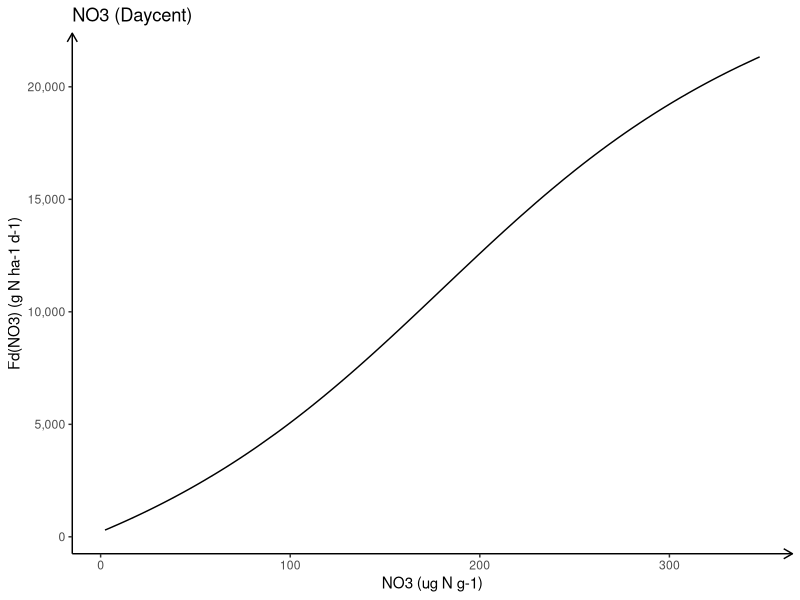
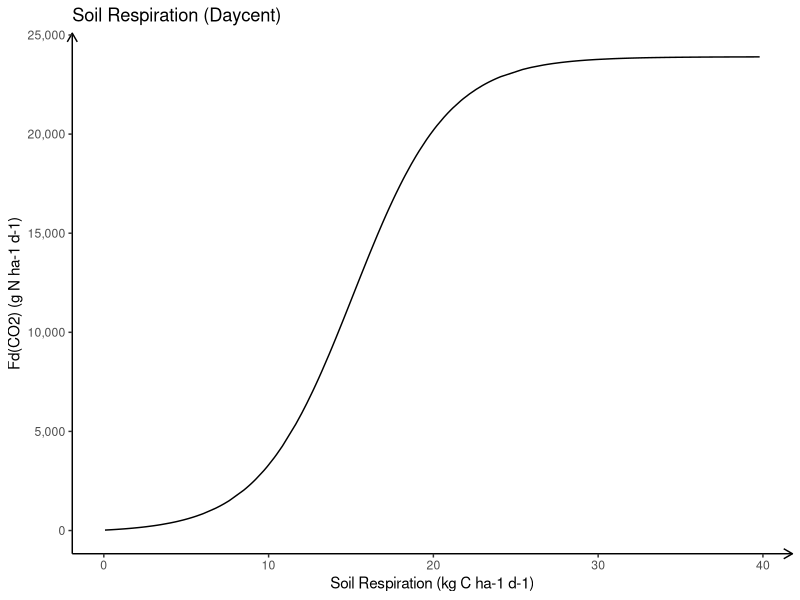
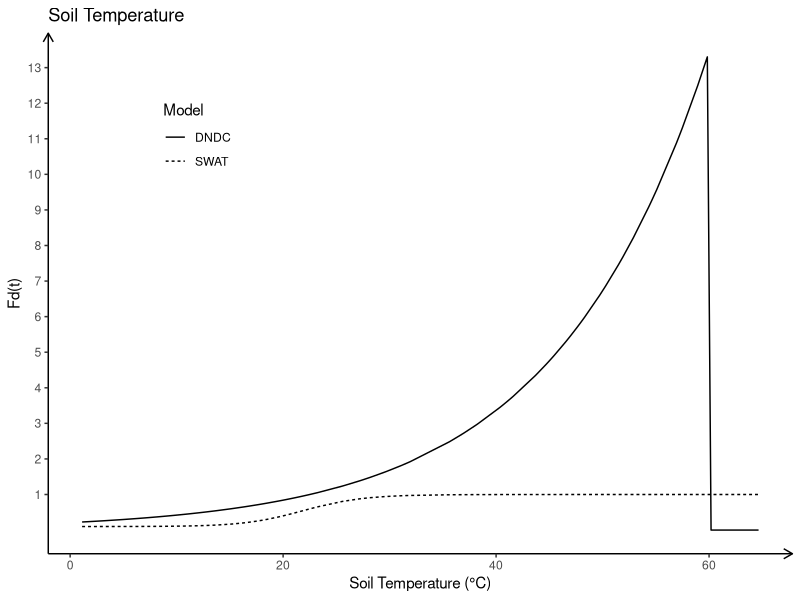

Write R code to recreate these figures, in order. (Note: this script raises an error after producing the figures.)
library(tidyverse)


#denitrification

# NO3
FdNO3_SWAT<- "SWAT outputs"

##daycent
FdNO3_daycent <- function(NO3){
  fdno3= 11000 + (40000* atan(pi*0.002*(NO3-180)))/pi
  return(fdno3)
}

NO3<- runif(200, 0, 350)
Daycent<-FdNO3_daycent(NO3)

a<-ggplot()+
  geom_line(aes(x=NO3, y=Daycent))+
  labs(x="NO3 (ug N g-1)", y="Fd(NO3) (g N ha-1 d-1)", title = "NO3 (Daycent)")+
  scale_y_continuous(labels = scales::comma)+
  theme(#axis.text.x = element_text(size = 11),
        #axis.text.y = element_text(size = 11),
        panel.grid = element_blank(),
        panel.background = element_blank(),
        axis.line.x = element_line(arrow = arrow(length = unit(0.1, "inches"))),
        axis.line.y = element_line(arrow = arrow(length = unit(0.1, "inches"))))

##DNDC
FdNO3_DNDC <- "No3 concentration in soil water (kg N/ha)"







#orgnic C
FdC_SWAT<- "a parameter in SWAT"


##daycent
FdC_daycent <- function(carbon){
  fdc= 24000/(1 + 200/(exp(0.35 * carbon))) - 100
  return(fdc)
}

carbon<-runif(200,0, 40)
Daycentc<-FdC_daycent(carbon)

b<-ggplot()+
  geom_line(aes(x=carbon, y=Daycentc))+
  labs(x="Soil Respiration (kg C ha-1 d-1)", y="Fd(CO2) (g N ha-1 d-1)", title = "Soil Respiration (Daycent)")+
  scale_y_continuous(labels = scales::comma)+
  theme(#axis.text.x = element_text(size = 11),
        #axis.text.y = element_text(size = 11),
        panel.grid = element_blank(),
        panel.background = element_blank(),
        axis.line.x = element_line(arrow = arrow(length = unit(0.1, "inches"))),
        axis.line.y = element_line(arrow = arrow(length = unit(0.1, "inches"))))

##DNDC
FdC_DNDC <- "dissolved organic carbon content (kg C/ha)"












# temperature
soilT<- runif(100, 0, 65)

##SWAT
FdT_SWAT <- function(SoilT){
  fdt = 0.9 * SoilT / (SoilT + exp(9.93- 0.312 * SoilT)) + 0.1
  return(fdt)
}

SWAT<-FdT_SWAT(soilT)


##daycent
FdT_daycent <- "Daycent does not consider the impact of temperature on denitrification"


##DNDC
FdT_DNDC <- function(soilT){
  if (soilT<= 60) {
    fdt = 2 ^ ((soilT - 22.5)/10)
  }
  else if (soilT > 60) {
    fdt = 0
  }
  return(fdt)
}

DNDC<-vector()
for(i in 1:length(soilT)){
  DNDC[i]=FdT_DNDC(soilT[i])
}


summa<-as.tibble(cbind(soilT, SWAT, DNDC))
summa_gather<-gather(summa, key = "model", value = "Fd(t)", -soilT)

c<-ggplot()+
  geom_line(aes(x=summa_gather$soilT, y=summa_gather$`Fd(t)`, linetype=as.factor(summa_gather$model)))+
  scale_y_continuous(breaks = 1:15)+
  labs(x="Soil Temperature (°C)", y="Fd(t)", linetype="Model", title = "Soil Temperature")+
  theme(#axis.text.x = element_text(size = 11),
        #axis.text.y = element_text(size = 11),
        panel.grid = element_blank(),
        panel.background = element_blank(),
        axis.line.x = element_line(arrow = arrow(length = unit(0.1, "inches"))),
        axis.line.y = element_line(arrow = arrow(length = unit(0.1, "inches"))),
        legend.background = element_blank(),
        legend.position = c(0.2,0.8),
        legend.key = element_blank())








#soil water
WFPS_SWAT <- SW/FC

##daycent
FdWFPS_daycent <- function(a,b,c,d,WFPS){
  fdwfps = a / (b ^ (c / b ^ (d * WFPS)))
  return(fdwfps)
}

sandya<-1.56
sandyb<-12.0
sandyc<-16.0
sandyd<-2.01

mediuma<-4.82
mediumb<-14.0
mediumc<-16.0
mediumd<-1.39

finea<-60
fineb<-18.0
finec<-22.0
fined<-1.06

WFPS<-runif(200, 0.3,0.9)

daycentsandy<-FdWFPS_daycent(sandya,sandyb,sandyc,sandyd, WFPS)
daycentmedium<-FdWFPS_daycent(mediuma, mediumb, mediumc, mediumd, WFPS)
daycentfine<-FdWFPS_daycent(finea, fineb, finec, fined, WFPS)

zusamm<-as.tibble(cbind(WFPS, daycentsandy, daycentmedium, daycentfine))
colnames(zusamm)<-c("WFPS", "sandy","medium","fine")
zusamm_gather<-gather(zusamm, key = "soil texture", value = "value", -WFPS)


d<-ggplot()+
  geom_line(aes(x=zusamm_gather$WFPS, y=zusamm_gather$value, col=as.factor(zusamm_gather$`soil texture`),
                linetype=as.factor(zusamm_gather$`soil texture`)),size=0.8)+
  labs(x="WFPS", y="Fd(WFPS)", col="Soil texture", title = "WFPS (Daycent)",linetype="Soil texture")+
  theme(#axis.text.x = element_text(size = 11),
        #axis.text.y = element_text(size = 11),
        panel.grid = element_blank(),
        panel.background = element_blank(),
        axis.line.x = element_line(arrow = arrow(length = unit(0.1, "inches"))),
        axis.line.y = element_line(arrow = arrow(length = unit(0.1, "inches"))),
        #legend.background = element_blank(),
        legend.position = c(0.2,0.75),
        legend.key = element_blank())


##DNDC
FdWFPS_DNDC <- "in DNDC soil moisture is considered as Eh"








#soil pH
#SWAT
FdpH_SWAT <- "SWAT cannot capture the changes of soil pH"


#Daycent
FdpH_daycent <- "Daycent does not consider the effect if soil pH on denitrification"


#DNDC
FdpH_no3 <- 1 - 1/(1 + exp((soilpH - 4.25)/0.5))


FdpH_nox <- 1 - 1/ (1 + exp((soilpH - 5.25)/1))


FdpH_n2o <- 1 - 1/(1 + exp((soilpH - 6.25)/1.5))






# Denitrificaiton together
library(gridExtra)
grid.arrange(a, b, c, d, ncol=2, name=c("a","b","c","d"))

install.packages("cowplot")
library(cowplot)
cowplot::plot_grid(a, b, c, d, ncol = 2, labels = "AUTO")




















#nitrification

#NH4
FnNH4_SWAT <-"SWAT uses the amount of ammonium in soil layer, nitrification regulator and volatilization regulator
to calculate the total amount of nitrification and ammonia volatilization. And then partitioned between the two processes"

##daycent
FnNH4_daycent<-function(NH4){
  fnnh4=1 - exp(-0.0105*NH4)
  return(fnnh4)
}

NH4<-runif(200, 0, 50)
daycentnh4<-FnNH4_daycent(NH4)

na<-ggplot()+
  geom_line(aes(x=NH4, y=daycentnh4))+
  labs(x="NH4 (ug g-1)", y="Fn(NH4)", title = "NH4 (Daycent)")+
  theme(panel.grid = element_blank(),
        panel.background = element_blank(),
        axis.line.x = element_line(arrow = arrow(length = unit(0.1, "inches"))),
        axis.line.y = element_line(arrow = arrow(length = unit(0.1, "inches"))))

##DNDC
FnNH4_DNDC<-"NH4+ is concentration of ammonium in soil (kg N/ha)"







#organic C
orgC_SWAT<- "this is a parameter in SWAT"

orgC_daycent<-"furtherly check"


orgC_DNDC<-"dissolved organic carbon content (kg C/ha)"








#temperature
soilT<-runif(200, 5, 60)

FnT_SWAT <- function(SoilT){
  fnt = 0.041 * (SoilT -5)
  return(fnt)
}

SWATt<-FnT_SWAT(soilT)


FnT_daycent <- function(soilT){
  fnt = -0.06 + 0.13 * exp(0.07 * soilT)
  return(fnt)
}

daycentt<-FnT_daycent(soilT)


FnT_DNDC <- function(soilT){
  fnt=3.503 ^ ((60-soilT)/25.78) * exp(3.503 * (soilT - 34.22)/25.78)
  return(fnt)
}

dndct<-FnT_DNDC(soilT)


together<-as.tibble(cbind(soilT, SWATt, daycentt, dndct))
colnames(together)<- c("soilT", "SWAT", "Daycent", "DNDC")
together_gather<-gather(together, key = "model", value = "value", -soilT)

nb<-ggplot()+
  geom_line(aes(x=together_gather$soilT, y=together_gather$value, linetype=as.factor(together_gather$model),
                col=as.factor(together_gather$model)), size=0.8)+
  labs(x="Soil Temperature (°C)", y="Fn(t)", linetype="Model", title = "Soil Temperature", col="Model")+
  theme(panel.grid = element_blank(),
        panel.background = element_blank(),
        axis.line.x = element_line(arrow = arrow(length = unit(0.1, "inches"))),
        axis.line.y = element_line(arrow = arrow(length = unit(0.1, "inches"))),
        legend.position = c(0.2,0.75),
        legend.key = element_blank())





#soil pH
FnpH_SWAT <- "SWAT cannot account for changes in pH"


SpH<- runif(100, 0, 9)
#daycent
FnpH_daycent <- function(SpH){
  fnph = 0.56 + atan(pi * 0.45 * (-5 + SpH)) / pi
  return(fnph)
}

phdaycent<-FnpH_daycent(SpH)

##DNDC
FnpH_DNDC <- SpH    #soil pH


phdndc<-SpH

phsumma<-as.tibble(cbind(SpH, phdaycent, phdndc))
colnames(phsumma)<-c("pH", "Daycent", "DNDC")
phsumma_gather<-gather(phsumma, key = "Model", value = "value", -pH)


nc<-ggplot()+
  geom_line(aes(x=phsumma_gather$pH, y=phsumma_gather$value, linetype=as.factor(phsumma_gather$Model)))+
  labs(x="soil pH", y="Fn(pH)", linetype="Model", title = "Soil pH")+
  theme(panel.grid = element_blank(),
        panel.background = element_blank(),
        axis.line.x = element_line(arrow = arrow(length = unit(0.1, "inches"))),
        axis.line.y = element_line(arrow = arrow(length = unit(0.1, "inches"))),
        legend.position = c(0.2, 0.8),
        legend.key = element_blank())







#soil WFPS
FnWFPS_SWAT <- function(SWLY, WPLY, FCLY){
  if (SWLY < 0.25 * FCLY - 0.75 * WPLY){
    FO<- (SWLY - WPLY) / (0.25 * (FCLY - WPLY))
  }
  else if(SWLY > 0.25 * FCLY - 0.75 * WPLY) {
    FO<- 1
  }
  return(FO)
}



##daycent
FnWFPS_daycent <- function(a, b,c,d, WFPS){
  fnwfps= ((WFPS-b)/(a-b)) ^ (d * (b-a)/(a-c)) * ((WFPS-c)/(a-c)) ^ d
  return(fnwfps)
}

sandyna<-0.55
sandynb<-1.70
sandync<--0.007
sandynd<-3.22


mediumna<-0.6
mediumnb<-1.27
mediumnc<-0.0012
mediumnd<-2.84

nWFPS<-runif(200, 0, 1)

sandydaycent<-FnWFPS_daycent(sandyna, sandynb, sandync, sandynd, nWFPS)
meidumdaycent<-FnWFPS_daycent(mediumna, mediumnb, mediumnc, mediumnd, nWFPS)




##DNDC
FnWFPS_DNDC <- function(WFPS){
  if (WFPS > 0.05){
    fnwfps= 0.8 + 0.21 * (1 - WFPS)
  }
  else if (WFPS<= 0.05){
    fnwfps=0
  }
  return(fnwfps)
}


ndndc<-vector()
for(i in 1: length(nWFPS)){
  ndndc[i]<-FnWFPS_DNDC(nWFPS[i])
}



ndzusamm<-as.tibble(cbind(nWFPS, sandydaycent, meidumdaycent, ndndc))
colnames(ndzusamm)<-c("WFPS", "Daycent(sandy)","Daycent(medium)", "DNDC")
ndzusamm_gather<-gather(ndzusamm, key = "soil texture", value = "value", -WFPS)




nd<-ggplot()+
  geom_line(aes(x=ndzusamm_gather$WFPS, y=ndzusamm_gather$value, linetype=as.factor(ndzusamm_gather$`soil texture`),
                col=as.factor(ndzusamm_gather$`soil texture`)),size=0.8)+
  labs(x="WFPS", y="Fn(WFPS)", title = "WFPS", linetype="Model", col="Model")+
  theme(panel.grid = element_blank(),
        panel.background = element_blank(),
        axis.line.x = element_line(arrow = arrow(length = unit(0.1, "inches"))),
        axis.line.y = element_line(arrow = arrow(length = unit(0.1, "inches"))),
        legend.position = c(0.60, 0.31),
        legend.text = element_text(size =7 ),
        legend.title = element_text(size = 9),
        legend.key = element_blank(),
        legend.background = element_blank())



# nitrificaiton together
library(cowplot)
cowplot::plot_grid(na, nb, nc, nd, ncol = 2, labels = "AUTO")














#partition N2O from N2

#NO3
RNO3_daycent<- function(NO3){
  frno3<- (1-(0.5 + (1*atan(pi * 0.01 * (NO3 - 190)))/ pi)) * 25
  return(frno3)
}


NO3<-runif(200, 0, 350)
Rdaycent<-RNO3_daycent(NO3)

ra<-ggplot()+
  geom_line(aes(x=NO3, y= Rdaycent))+
  labs(x="NO3 (ug N g-1)", y= "Fr(NO3)", title = "NO3 (Daycent)")+
  theme(panel.grid = element_blank(),
        panel.background = element_blank(),
        axis.line.x = element_line(arrow = arrow(length = unit(0.1, "inches"))),
        axis.line.y = element_line(arrow = arrow(length = unit(0.1, "inches"))))
  








# soil respiration
RC_daycent<-function(CO2){
  frc<- 13 + (30.78 * atan(pi * 0.07 * (CO2 - 13)))/pi
  return(frc)
}


co2<- runif(200, 0, 35)
Cdaycent<-RC_daycent(co2)


rb<-ggplot()+
  geom_line(aes(x= co2, y=Cdaycent))+
  labs(x=" Soil Respiration (kg C ha-1 d-1)", y=" Fr(CO2)", title = "Soil Respiration (Daycent)")+
  theme(panel.grid = element_blank(),
        panel.background = element_blank(),
        axis.line.x = element_line(arrow = arrow(length = unit(0.1, "inches"))),
        axis.line.y = element_line(arrow = arrow(length = unit(0.1, "inches"))))








#WFPS
Rwfps_daycent<- function(WFPS){
  frwfps<- 1.4/ 13^ (17 / 13^ (2.2 * WFPS))
  return(frwfps)
}



wfps<-runif(200, 0, 1)
sdaycent<-Rwfps_daycent(wfps)


rc<-ggplot()+
  geom_line(aes(x=wfps, y=sdaycent))+
  labs(x="WFPS", y="Fr(WFPS)", title = "WFPS (Daycent)")+
  theme(panel.grid = element_blank(),
        panel.background = element_blank(),
        axis.line.x = element_line(arrow = arrow(length = unit(0.1, "inches"))),
        axis.line.y = element_line(arrow = arrow(length = unit(0.1, "inches"))))







#pH
RNO3_DNDC<-function(SpH){
  fphno3<-1 - 1/ (1 + exp( (SpH - 4.25)/ 0.5))
  return(fphno3)
}



RNO_DNDC<- function(SpH) {
  fphno <- 1 - 1 / (1 + exp((SpH - 5.25) / 1))
  return(fphno)
}




Rn2O_DNDC<- function(SpH) {
  fphn2o<- 1 - 1/ (1 + exp( (SpH - 6.25) / 1.5))
  return(fphn2o)
}



SpH<-runif(200, 0, 9)
phno3<-RNO3_DNDC(SpH)
phno<-RNO_DNDC(SpH)
phn2o<-Rn2O_DNDC(SpH)


ph<-as.tibble(cbind(SpH, phno3, phno,phn2o))
colnames(ph)<-c("SoipH", "NO3", "NO", "N2O")
ph_gather<-gather(ph, key = "nitrogenous oxides", value = "value", -SoipH)



rd<-ggplot()+
  geom_line(aes(x=ph_gather$SoipH, y=ph_gather$value, linetype=as.factor(ph_gather$`nitrogenous oxides`),
                col=as.factor(ph_gather$`nitrogenous oxides`)), size=0.8)+
  labs(x= "soil pH", y="Fr(pH)", title = "Soil pH (DNDC)", linetype="Nitrogenous oixdes", col="Nitrogenous oixdes")+
  theme(panel.grid = element_blank(),
        panel.background = element_blank(),
        axis.line.x = element_line(arrow = arrow(length = unit(0.1, "inches"))),
        axis.line.y = element_line(arrow = arrow(length = unit(0.1, "inches"))),
        legend.position = c(0.25, 0.75),
        legend.text = element_text(size = 8),
        legend.title = element_text(size = 10),
        legend.key = element_blank(),
        legend.background = element_blank())





cowplot::plot_grid(ra, rb, rc, rd, ncol = 2, labels = "AUTO")




